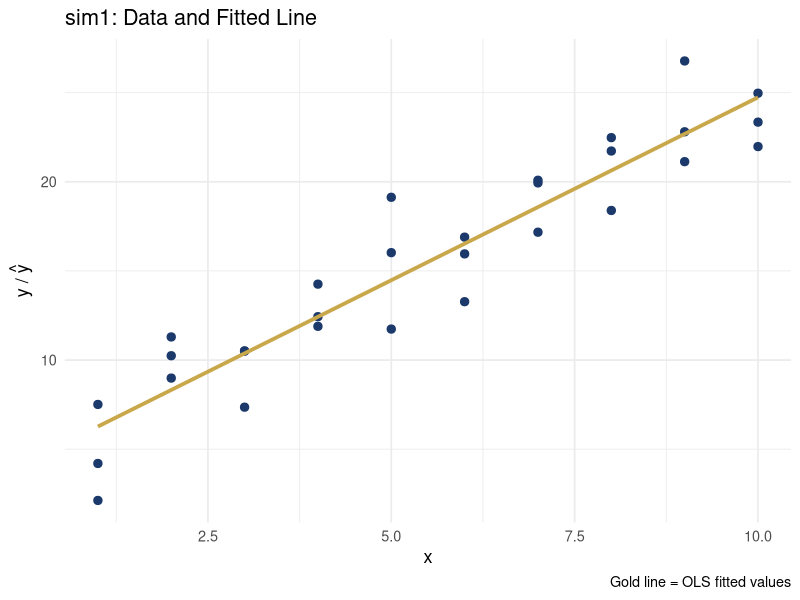
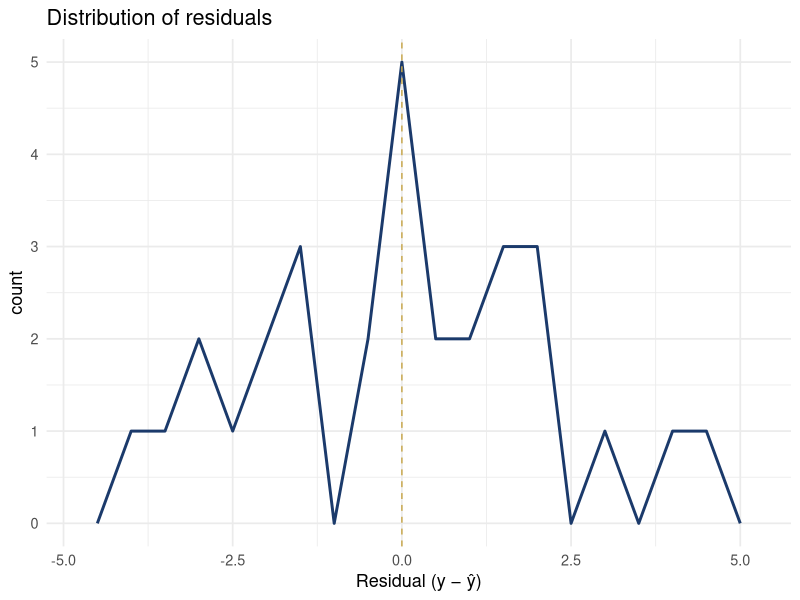
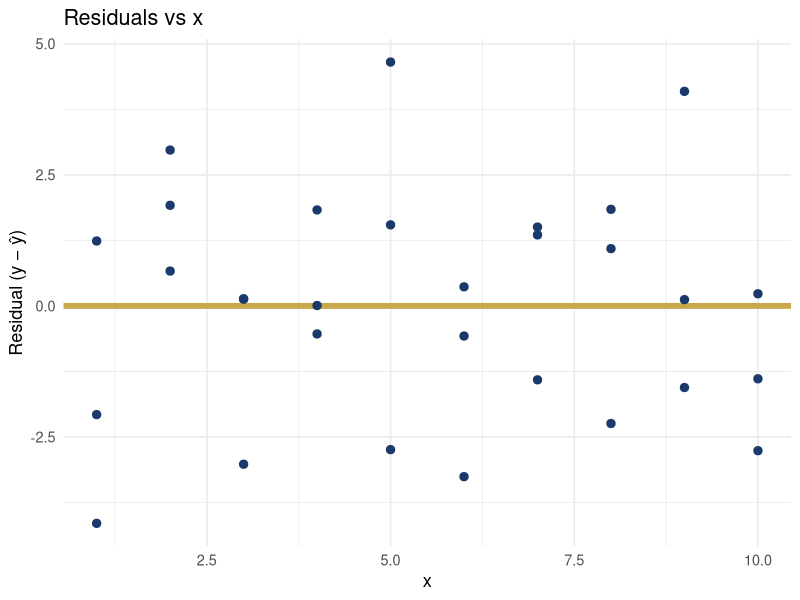

Write the R code that produced these figures, in order.
## ---- chunk 1
knitr::opts_chunk$set(echo = TRUE, message = FALSE, warning = FALSE)
## ---- chunk 2
library(tidyverse)
library(modelr)
options(na.action = na.warn)
data("sim1", package = "modelr")
sim1_mod <- lm(y ~ x, data = sim1)
## ---- chunk 3
grid <- sim1 |>
  data_grid(x) |>
  add_predictions(sim1_mod)
print(grid)
## ---- chunk 4
ggplot(sim1, aes(x)) +
  geom_point(aes(y = y), colour = "#1B3A6B", size = 2.5) +
  geom_line(aes(y = pred), data = grid, colour = "#C9A84C", linewidth = 1.3) +
  labs(
    title   = "sim1: Data and Fitted Line",
    y       = expression(y ~ "/" ~ hat(y)),
    caption = "Gold line = OLS fitted values"
  ) +
  theme_minimal(base_size = 13)
## ---- chunk 5
sim1 <- sim1 |> add_residuals(sim1_mod)

ggplot(sim1, aes(resid)) +
  geom_freqpoly(binwidth = 0.5, colour = "#1B3A6B", linewidth = 1) +
  geom_vline(xintercept = 0, linetype = "dashed", colour = "#C9A84C") +
  labs(title = "Distribution of residuals", x = "Residual (y − ŷ)") +
  theme_minimal(base_size = 13)
## ---- chunk 6
ggplot(sim1, aes(x, resid)) +
  geom_ref_line(h = 0, colour = "#C9A84C") +
  geom_point(colour = "#1B3A6B", size = 2.5) +
  labs(title = "Residuals vs x", y = "Residual (y − ŷ)") +
  theme_minimal(base_size = 13)
# No visible pattern — random scatter around zero. The linear model is correctly specified.
